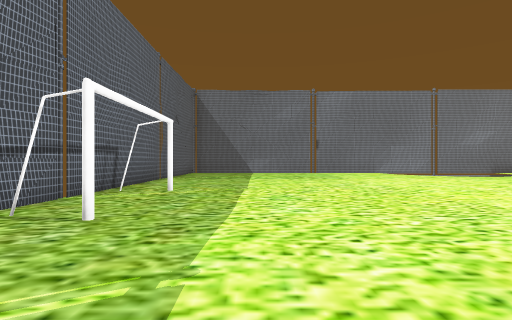
[1] (above)

17 first-person views from a walk through a scene from a Unity 3-D project. The camera is 1.3 m above the floor, looks level and sees 80° across. The floor is counted in squares, 2 m on a side. Each view is taken from the middle of a square. On the plan, view 1 faces up. The plan holds only what a view shows up to about 10 squares ahead; the rest is blank. Some surface patterns are stand-ins.

[2]
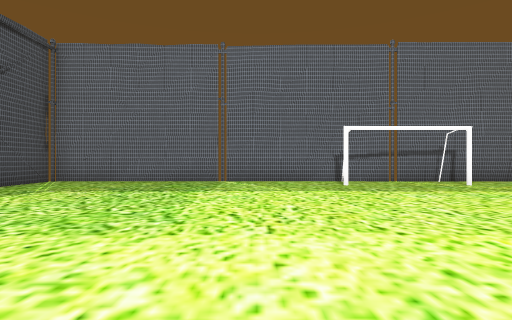

[3]
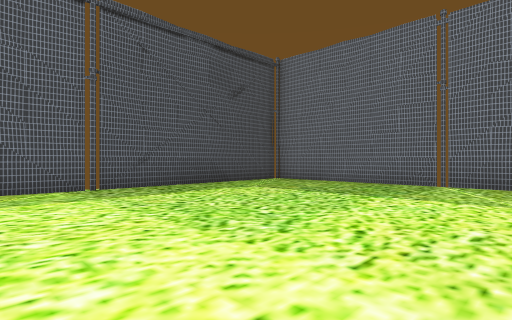

[4]
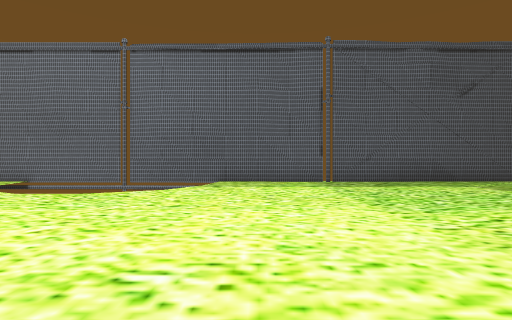

[5]
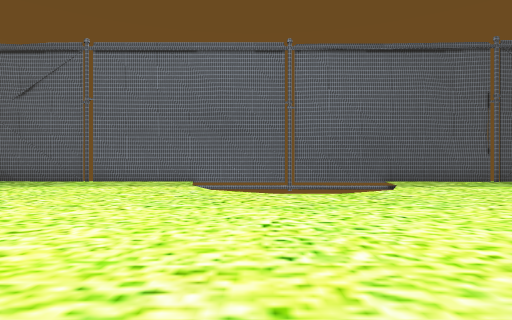

[6]
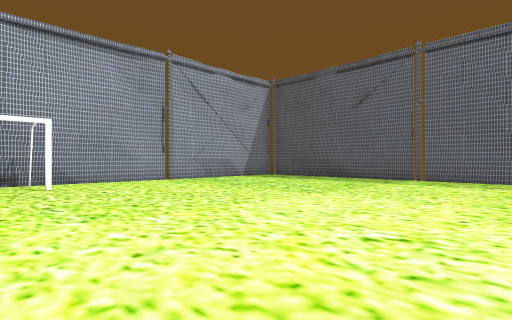

[7]
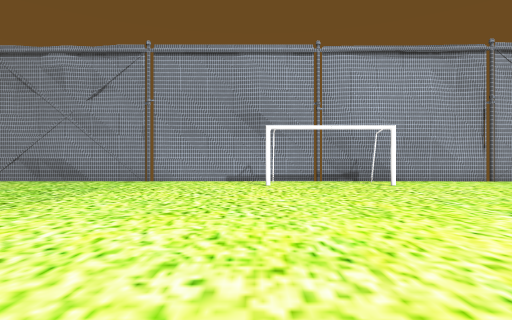

[8]
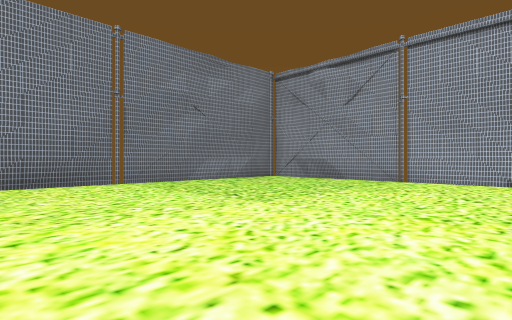

[9]
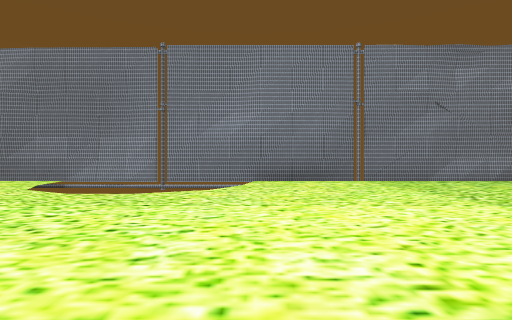

[10]
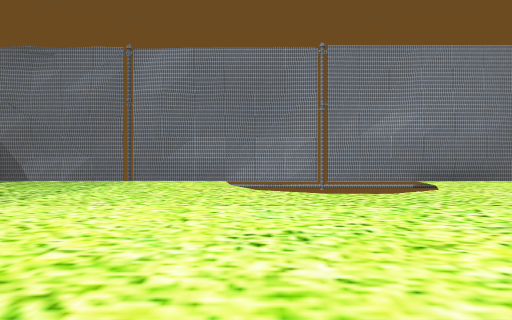

[11]
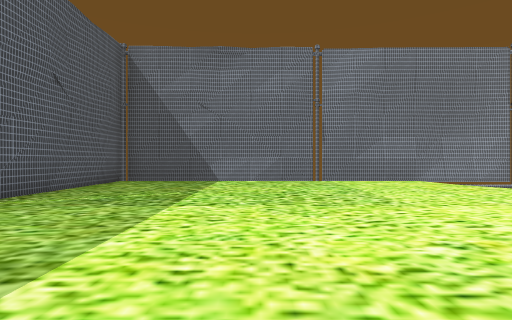

[12]
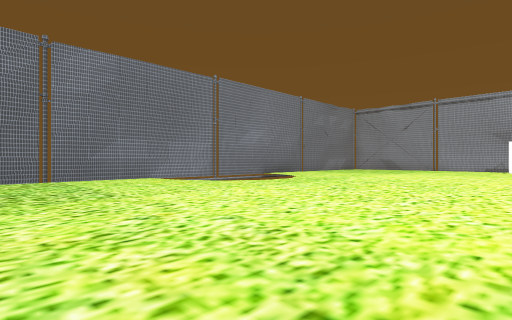

[13]
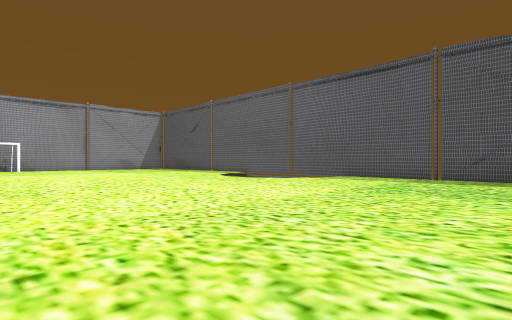

[14]
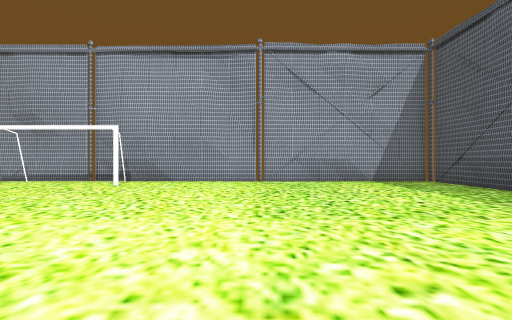

[15]
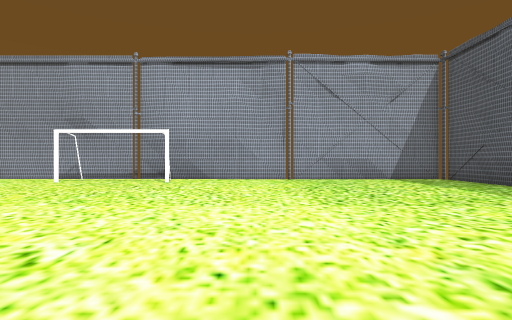

[16]
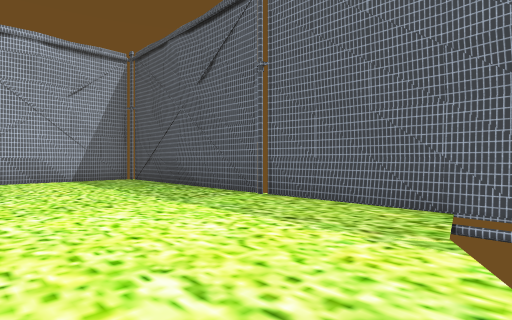

[17]
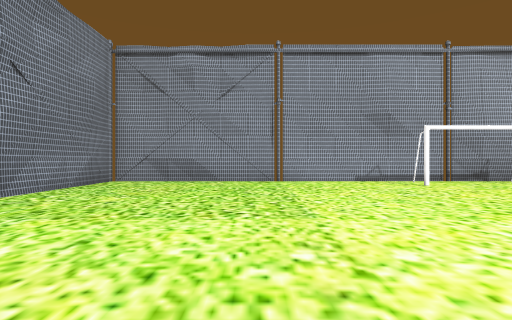

### Floor plan
Points are (right, up) in squares from view 1. A wall is a line through its corners. A room is listed if a view was taken in it or the views show most of it. See-through windows are left out.
Room 1 (views 1, 2, 3, 4, 5, 6, 7, 8, 9, 10, 11, 12, 13, 14, 15, 16, 17)
walls: (9.9, -5.3) (14, -5.5); (8, 15.5) (-0.9, 15.8); (6.3, -5.2) (7.9, -5.3); (7.1, 15.7) (6, 15.6); (13.3, -5.3) (15.1, -5.3); (13.9, -5.4) (14.9, -5.3); (14.3, -5.5) (14.9, -5.5); (15.2, -5.3) (21.1, -5.4) (21.2, -3.5); (15.1, 15.5) (14.1, 15.4); (-3.2, 5.2) (-3.4, 4.1); (15.6, 15.3) (10, 15.5); (21.3, 4) (21.5, 5.1); (21.4, 4.4) (21.6, 9.4); (21.4, 5.8) (21.5, 6.9); (-3.3, 7.1) (-3.3, 6); (-3.5, 3.4) (-3.3, 2.5); (21.4, 2.3) (21.2, 3.3); (17.2, -5.3) (18.2, -5.2); (21.6, 9.2) (21.4, 10.2); (-3.3, 10.1) (-3.1, 9.5) (-3.5, -3.1); (-3.3, -0.2) (-3.3, -1); (21.6, 9.5) (21.6, 10.2); (21.5, 10.4) (21.5, 12.1) (21.4, 13); (-3.4, -1) (-3.5, -1.9); (-0.8, -5) (5.9, -5.2) (6.9, -5.1); (21.2, -2) (21.4, -1.1); (-3, 12.4) (-3.1, 11.3); (18.3, 15.6) (17.3, 15.5); (-0.1, 15.8) (-1.1, 15.6); (21.7, 11.2) (21.7, 12.3); (-3, 13) (-3, 12.5); (19.1, -5.3) (20.1, -5.4); (-1.3, -5.2) (-0.2, -5); (-3.5, -2.6) (-3.4, -3.5); (-1.7, -5) (-1.1, -5); (21.7, 12.4) (21.7, 12.9); (21.2, -3.2) (21.4, 4.2); (-1, 15.8) (-3, 15.9); (-3.4, 13) (-3.2, 12.1); (21.5, 12.9) (21.5, 13.8); (-3.3, -3.3) (-3.4, -5.2); (-3, 13.9) (-3, 13.1); (21.3, -3.7) (21.2, -2.7); (21.4, 13.6) (21.6, 14.5); (-3.6, -3.4) (-3.6, -4.7); (-1.9, 15.6) (-3.2, 15.6) (-3.3, 8.7); (20.2, 15.4) (19.2, 15.5); (-2.7, -4.9) (-1.8, -5); (21.5, 13.9) (21.5, 15.4); (-3.1, 14.6) (-3.3, 13.8); (-3.1, -5.1) (-0.9, -5.2); (21.8, 14.4) (21.8, 14.9); (21.4, -5.2) (21.4, -3.4); (21.2, 15.5) (13.5, 15.5)
low walls: (21.5, 8.6) (21.5, 9.4); (18.8, 15.2) (18.2, 15.2)
objects: other object (-3, 6); other object (20, 4)

Positions as (right, up) in squares from view 1, and headings:
1: (0, 0), facing up
2: (6, 1), facing left
3: (5, 2), facing down-left
4: (5, 4), facing down
5: (10, 4), facing down
6: (12, 5), facing down-right
7: (12, 7), facing right
8: (12, 7), facing up-right
9: (12, 6), facing up
10: (7, 6), facing up
11: (1, 6), facing up
12: (1, 5), facing up-right
13: (0, 6), facing down-right
14: (12, 0), facing right
15: (11, 1), facing right
16: (11, -1), facing down-right
17: (12, 11), facing right
